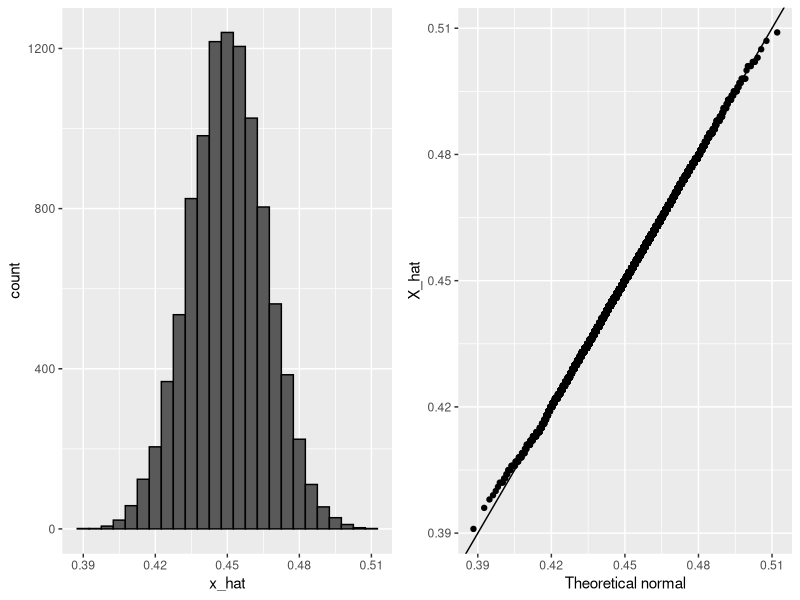
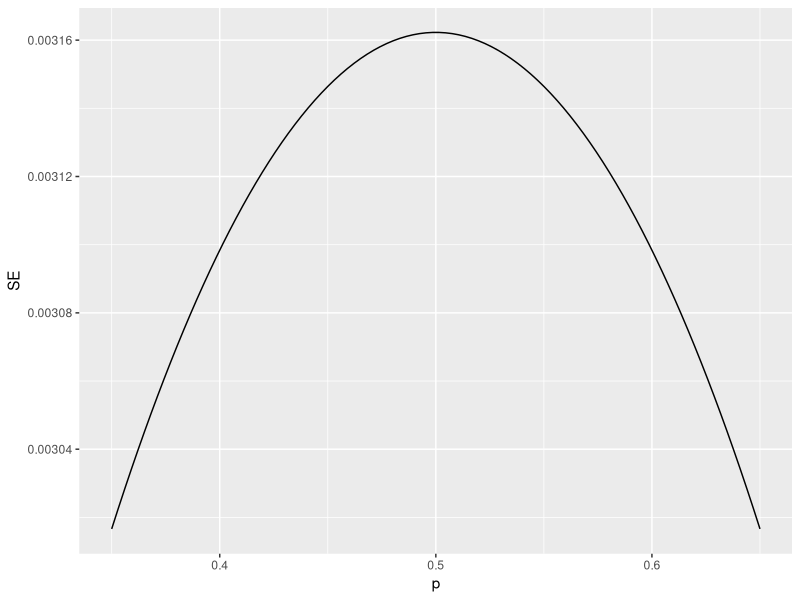
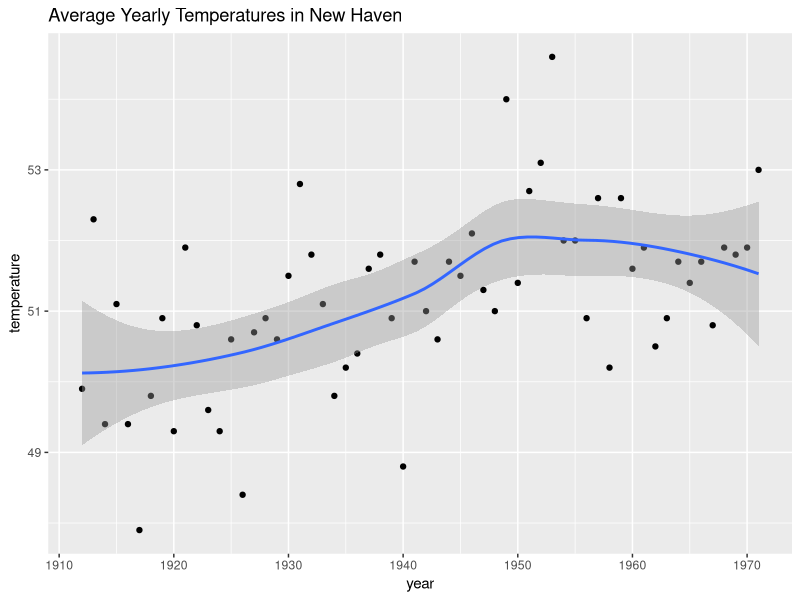

Write the R code that produced these figures, in order.
#Inference module

#Section 1: Parameters and Estimates

#Section 2: The Central Limit Theorem in Practice
#estimating the standard error. 
#Because X_hat is the sum of random draws divided by a constant, the distribution of X_hat is approximately normal
X_hat <- 0.48 #proportion of beads that are blue
se <- sqrt(X_hat*(1-X_hat)/25)
pnorm(0.01/se) - pnorm(-0.01/se) #prob of x_hat is within .01 (+-) of the actual value of p (where p is the actual proportion of blue beads)


#The margin of error is defined as 2 times the standard error of the estimate X_hat .
#There is about a 95% chance that X_hat will be within two standard errors of the actual parameter p .

#Code: Monte Carlo simulation using a set value of p
p <- 0.45    # unknown p to estimate
N <- 1000

# simulate one poll of size N and determine x_hat
x <- sample(c(0,1), size = N, replace = TRUE, prob = c(1-p, p))
x_hat <- mean(x)

# simulate B polls of size N and determine average x_hat
B <- 10000    # number of replicates
N <- 1000    # sample size per replicate
x_hat <- replicate(B, {
  x <- sample(c(0,1), size = N, replace = TRUE, prob = c(1-p, p))
  mean(x)
})

#Code: Histogram and QQ-plot of Monte Carlo results
library(tidyverse)
library(gridExtra)
p1 <- data.frame(x_hat = x_hat) %>%
  ggplot(aes(x_hat)) +
  geom_histogram(binwidth = 0.005, color = "black")
p2 <- data.frame(x_hat = x_hat) %>%
  ggplot(aes(sample = x_hat)) +
  stat_qq(dparams = list(mean = mean(x_hat), sd = sd(x_hat))) +
  geom_abline() +
  ylab("X_hat") +
  xlab("Theoretical normal")
grid.arrange(p1, p2, nrow=1)


#The spread between two outcomes with probabilities p and  (1-p) is 2p-1.
#The expected value of the spread is 2*(X_hat)-1.
#The standard error of the spread is 2*SE(X_hat).
#The margin of error of the spread is 2 times the margin of error of X_hat.

#Code: Plotting margin of error in an extremely large poll over a range of values of p
library(tidyverse)
N <- 100000
p <- seq(0.35, 0.65, length = 100)
SE <- sapply(p, function(x) 2*sqrt(x*(1-x)/N))
data.frame(p = p, SE = SE) %>%
  ggplot(aes(p, SE)) +
  geom_line()

#datacamp exercise
#Exercise 1. Sample average
#Write function called take_sample that takes the proportion of Democrats p and the sample size N as arguments and returns the sample average of Democrats (1) and Republicans (0).
#Calculate the sample average if the proportion of Democrats equals 0.45 and the sample size is 100.
# Write a function called `take_sample` that takes `p` and `N` as arguements and returns the average value of a randomly sampled population.
take_sample<-function(p,N){
  x<-sample(c(1,0),size=N,replace=TRUE,prob=c(p,(1-p)))
  mean(x)
}

# Use the `set.seed` function to make sure your answer matches the expected result after random sampling
set.seed(1)

# Define `p` as the proportion of Democrats in the population being polled
p <- 0.45

# Define `N` as the number of people polled
N <- 100

# Call the `take_sample` function to determine the sample average of `N` randomly selected people from a population containing a proportion of Democrats equal to `p`. Print this value to the console.
take_sample(p,N)


#Section 3: Confidence Intervals and p-Values
#Code: geom_smooth confidence interval example
data("nhtemp")
data.frame(year = as.numeric(time(nhtemp)), temperature = as.numeric(nhtemp)) %>%
  ggplot(aes(year, temperature)) +
  geom_point() +
  geom_smooth() +
  ggtitle("Average Yearly Temperatures in New Haven")

#Code: Monte Carlo simulation of confidence intervals
p <- 0.45
N <- 1000
X <- sample(c(0,1), size = N, replace = TRUE, prob = c(1-p, p))    # generate N observations
X_hat <- mean(X)    # calculate X_hat
SE_hat <- sqrt(X_hat*(1-X_hat)/N)    # calculate SE_hat, SE of the mean of N observations
c(X_hat - 2*SE_hat, X_hat + 2*SE_hat)    # build interval of 2*SE above and below mean

#Code: Solving for z with qnorm
z <- qnorm(0.995)    # calculate z to solve for 99% confidence interval
pnorm(qnorm(0.995))    # demonstrating that qnorm gives the z value for a given probability
pnorm(qnorm(1-0.995))    # demonstrating symmetry of 1-qnorm
pnorm(z) - pnorm(-z)    # demonstrating that this z value gives correct probability for interval

#Code: Monte Carlo simulation
B <- 10000
inside <- replicate(B, {
  X <- sample(c(0,1), size = N, replace = TRUE, prob = c(1-p, p))
  X_hat <- mean(X)
  SE_hat <- sqrt(X_hat*(1-X_hat)/N)
  between(p, X_hat - 2*SE_hat, X_hat + 2*SE_hat)    # TRUE if p in confidence interval
})
mean(inside)

#The 95% confidence intervals are random, but p is not random.
#95% refers to the probability that the random interval falls on top of p.
#It is technically incorrect to state that p has a 95% chance of being in between two values because that implies p is random.

#Code: Confidence interval for the spread with sample size of 25
N <- 25
X_hat <- 0.48
(2*X_hat - 1) + c(-2, 2)*2*sqrt(X_hat*(1-X_hat)/N)


#Section 4: Statistical Models 
